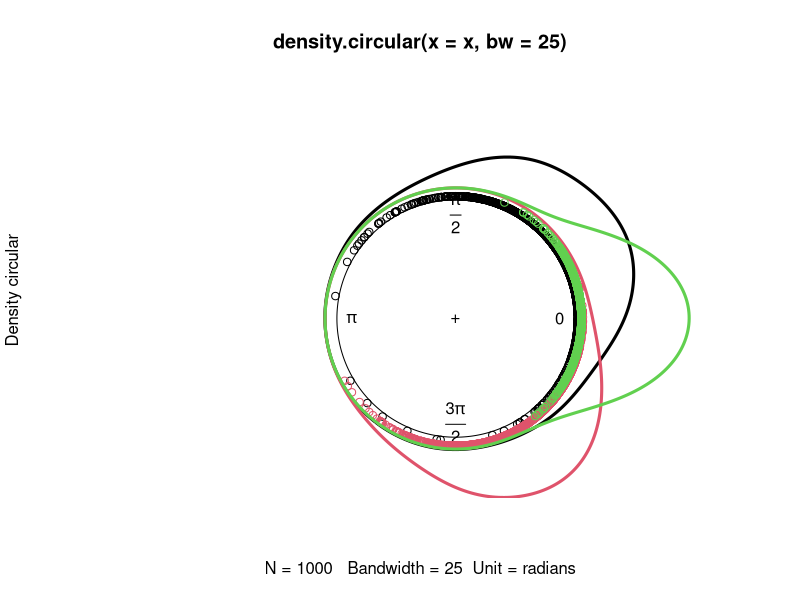
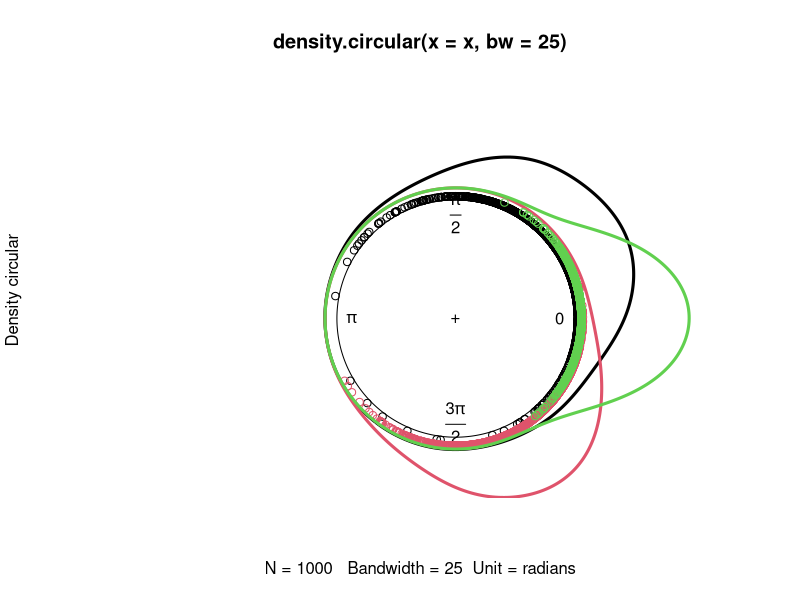

These figures' R source, in order:
## ---- chunk 1
knitr::opts_chunk$set(echo = TRUE, warings = FALSE)
## ---- chunk 2
#install.packages("circular")
library(circular)
## ---- chunk 3
set.seed(1234)
x <- rvonmises(n=1000, mu=circular(pi/5), kappa=3)
y <- rvonmises(n=1000, mu=circular(-pi/3), kappa=5)
z <- rvonmises(n=1000, mu=circular(0), kappa=10)
resx <- density(x, bw=25)
res <- plot(resx, points.plot=TRUE, 
            xlim=c(-1.5,1), ylim=c(-1.1, 1.5), offset=1.1, shrink=1.2, lwd=3)
resy <- density(y, bw=25)
lines(resy, points.plot=TRUE, col=2, points.col=2, plot.info=res, offset=1.1, shrink=1.45, lwd=3)
resz <- density(z, bw=25)
lines(resz, points.plot=TRUE, col=3, points.col=3, plot.info=res, offset=1.1, shrink=1.2, lwd=3)
## ---- chunk 4
# Figure 5.1 Output
png("../Figures/Fig5.1.png",width = 1080,height = 840, res = 100)
resx <- density(x, bw=25)
res <- plot(resx, points.plot=TRUE, xlim=c(-1.5,1), 
            ylim=c(-1.1, 1.5), offset=1.1, shrink=1.2, lwd=3)
resy <- density(y, bw=25)
lines(resy, points.plot=TRUE, col=2, points.col=2, plot.info=res, offset=1.1, shrink=1.45, lwd=3)
resz <- density(z, bw=25)
lines(resz, points.plot=TRUE, col=3, points.col=3, plot.info=res, offset=1.1, shrink=1.2, lwd=3)
dev.off()
